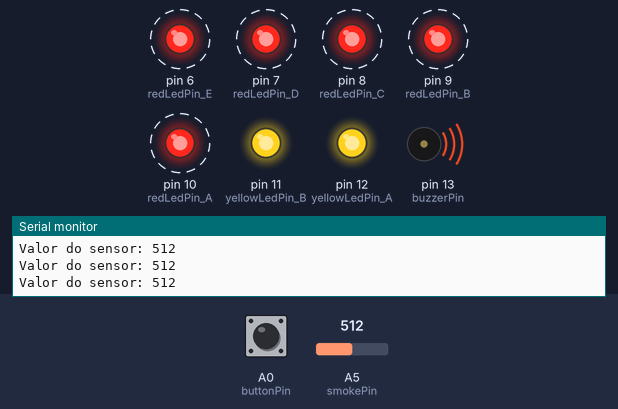
Recording of a sketch running on a simulated Arduino Uno, built with avr-gcc and run on an emulated ATmega328P. Parts: output pins drawn as LEDs (lit = HIGH), buzzer (waves = sounding), the last lines printed to the serial monitor. Dashed ring = blinking. The inputs (shaded band) are chosen by the test bench; at power-on: A0 (buttonPin) LOW, A5 (smokePin) = 512.

Above: at 1.27 s.
1.3 s: A0 (buttonPin) pulled HIGH for 3.2 s
At 1.42 s:
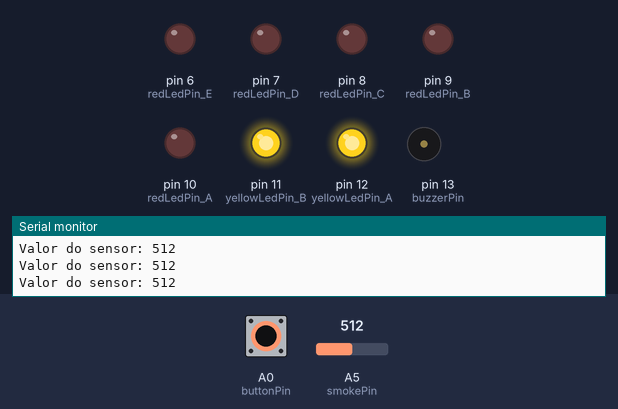
At 2.6 s:
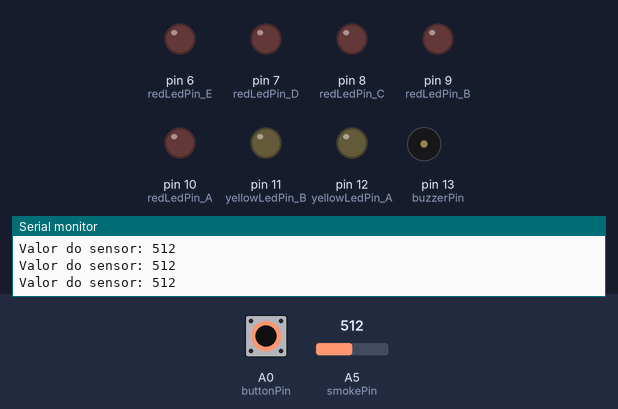
Timing chart, 0 to 12.0 s (numbered marks = the images above; inputs shaded):
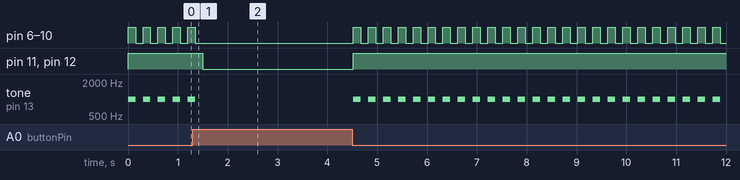

Measured:
- after the input at 1.3 s, pin 11 (yellowLedPin_B), pin 12 (yellowLedPin_A): HIGH → LOW after 0.20 s, → HIGH 3.0 s later
- by itself, tone on pin 13 (buzzerPin): repeats every 0.30 s: 1000 Hz 0.15 s, silent 0.15 s
- by itself, pin 6 (redLedPin_E), pin 7 (redLedPin_D), pin 8 (redLedPin_C), pin 9 (redLedPin_B), pin 10 (redLedPin_A): repeats every 0.30 s: HIGH 0.15 s, LOW 0.15 s

The sketch:

sketch.ino.ino
```cpp
// Definições de pinos e notas
#define buzzerPin 13       // D13 Pino Arduino Digital

// LEDs de Alerta
#define yellowLedPin_A 12     // D12 Pino Arduino Digital
#define yellowLedPin_B 11     // D11 Pino Arduino Digital

// LEDs de Guia
#define redLedPin_A 10  // D10 Pino Arduino Digital
#define redLedPin_B 9   // D9 Pino Arduino Digital
#define redLedPin_C 8   // D8 Pino Arduino Digital
#define redLedPin_D 7   // D7 Pino Arduino Digital
#define redLedPin_E 6   // D6 Pino Arduino Digital


#define smokePin A5        // A5 Pino Arduino Analogico
#define buttonPin A0       // A0 Pino Arduino Analogico
#define NOTE 1000          //  1000 Hz

// Variáveis globais
int sensorThres = 200;
bool alarmeAtivo = false;

void setup() {

  pinMode(yellowLedPin_A, OUTPUT);
  pinMode(yellowLedPin_B, OUTPUT);

  // Led de Guia
  pinMode(redLedPin_A, OUTPUT);
  pinMode(redLedPin_B, OUTPUT);
  pinMode(redLedPin_C, OUTPUT);
  pinMode(redLedPin_D, OUTPUT);
  pinMode(redLedPin_E, OUTPUT);

  pinMode(buzzerPin, OUTPUT);

  pinMode(smokePin, INPUT);
  pinMode(buttonPin, INPUT);

  Serial.begin(9600);
}

void loop() {
  int analogSensor = analogRead(smokePin);
  int buttonState = digitalRead(buttonPin);

  Serial.print("Valor do sensor: ");
  Serial.println(analogSensor);

  // Quando o Sensor Detectar 900
  if (analogSensor >= sensorThres && !alarmeAtivo) {
    alarmeAtivo = true;
  }

  // Função pra Desativar o Alerta - Botão
  if (buttonState == HIGH) {
    alarmeAtivo = false;

    digitalWrite(yellowLedPin_A, LOW);
    digitalWrite(yellowLedPin_B, LOW);

    digitalWrite(redLedPin_A, LOW);
    digitalWrite(redLedPin_B, LOW);
    digitalWrite(redLedPin_C, LOW);
    digitalWrite(redLedPin_D, LOW);
    digitalWrite(redLedPin_E, LOW);

    noTone(buzzerPin);
  }

  // Ativar o Alarme
  if (alarmeAtivo) {
    digitalWrite(yellowLedPin_A, HIGH);
    digitalWrite(yellowLedPin_B, HIGH);

    tone(buzzerPin, NOTE);

    digitalWrite(redLedPin_A, HIGH);
    digitalWrite(redLedPin_B, HIGH);
    digitalWrite(redLedPin_C, HIGH);
    digitalWrite(redLedPin_D, HIGH);
    digitalWrite(redLedPin_E, HIGH);

    delay(150);

    noTone(buzzerPin);

    digitalWrite(redLedPin_A, LOW);
    digitalWrite(redLedPin_B, LOW);
    digitalWrite(redLedPin_C, LOW);
    digitalWrite(redLedPin_D, LOW);
    digitalWrite(redLedPin_E, LOW);

    delay(150);

  // Função pra Desativar o Alerta
  } else {
    digitalWrite(yellowLedPin_A, LOW);
    digitalWrite(yellowLedPin_B, LOW);

    digitalWrite(redLedPin_A, LOW);
    digitalWrite(redLedPin_B, LOW);
    digitalWrite(redLedPin_C, LOW);
    digitalWrite(redLedPin_D, LOW);
    digitalWrite(redLedPin_E, LOW);

    noTone(buzzerPin);

    delay(100);
    }
}
```
